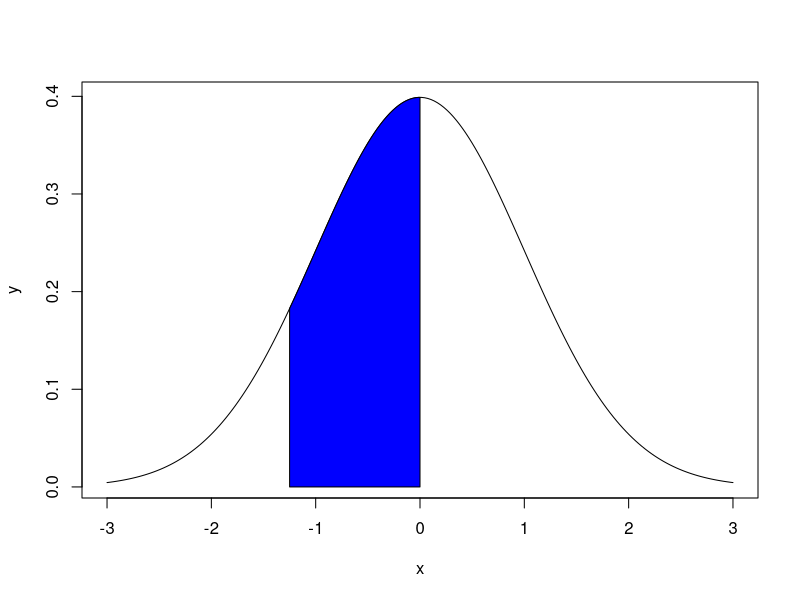

Source code (R):
x=seq(-3,3,length=200)
y=dnorm(x,mean=0,sd=1)
plot(x,y,type="l")
x=seq(-1.25,0,length=100)
y=dnorm(x,mean=0,sd=1)
polygon(c(-1.25,x,0), c(0,y,0), col="blue")
pnorm(-1.25,mean=0,sd=1)
